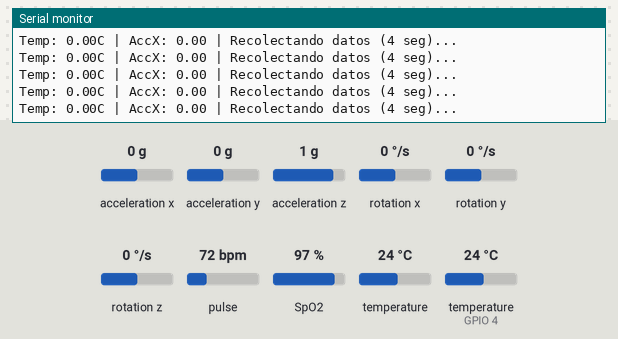
This sketch was run on a simulated ESP32. On the bench: the last lines printed to the serial monitor. The inputs (shaded band) are chosen by the test bench; at power-on: pulse 72 bpm, acceleration x 0 g, acceleration y 0 g, acceleration z 1 g, rotation x 0 °/s, rotation y 0 °/s, rotation z 0 °/s, SpO2 97 %, temperature 24 °C, temperature (sensor on GPIO 4) 24 °C.

Above: at 1.2 s.
1.3 s: pulse set to 99 bpm
At 4.21 s:
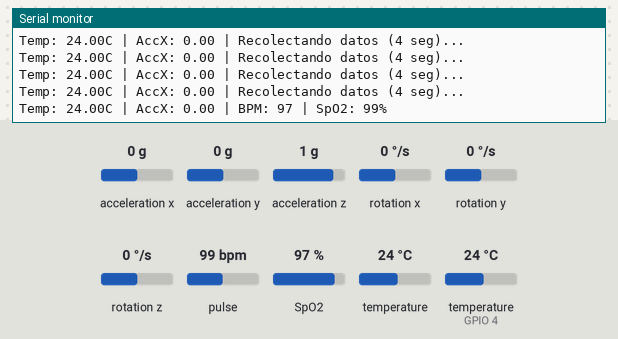
5.8 s: pulse set to 103 bpm
At 5.83 s:
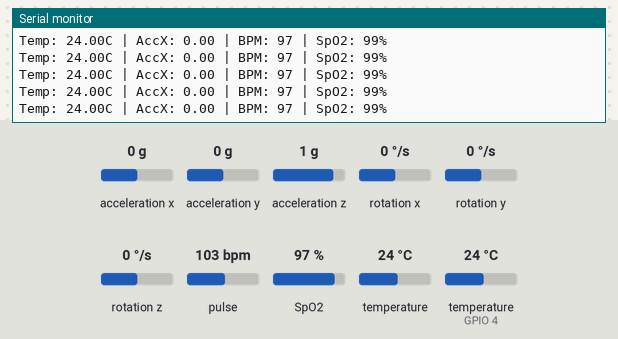

The sketch:

esp32_con_oximetria.ino
```cpp
#include <Wire.h>
#include <Adafruit_MPU6050.h>
#include <Adafruit_Sensor.h>
#include "MAX30105.h"
#include "spo2_algorithm.h" // Usaremos esta para oximetría y pulso
#include <OneWire.h>
#include <DallasTemperature.h>


//OBJETOS DE SENSORES
Adafruit_MPU6050 mpu;
MAX30105 particleSensor;


#define ONE_WIRE_BUS 4
OneWire oneWire(ONE_WIRE_BUS);
DallasTemperature tempSensor(&oneWire);


//VARIABLES GLOBALES DE BIOMETRÍA Y FILTROS
uint32_t irBuffer[100];
uint32_t redBuffer[100];
int bufferIndex = 0;


int32_t spo2 = 0;
int32_t heartRate = 0;
int promedioBPM = 0;


// Variables para el filtro del pulso
const int numLecturas = 5;
int lecturas[numLecturas];
int indiceLectura = 0;
int totalBPM = 0;
bool filtroIniciado = false;


//VARIABLES DE TIEMPO
unsigned long ultimoTiempoTemp = 0;
unsigned long ultimoTiempoPrint = 0;
float temperaturaActual = 0.0;


// Filtro de suavizado para el pulso
int filtrarBPM(int bpmCrudo) {
  if (bpmCrudo < 40 || bpmCrudo > 160) return promedioBPM;

  if (!filtroIniciado) {
    totalBPM = 0;
    indiceLectura = 0;
    for (int i = 0; i < numLecturas; i++) {
      lecturas[i] = bpmCrudo;
      totalBPM += bpmCrudo;
    }
    filtroIniciado = true;
  }

  totalBPM = totalBPM - lecturas[indiceLectura];
  lecturas[indiceLectura] = bpmCrudo;
  totalBPM = totalBPM + lecturas[indiceLectura];
  indiceLectura++;
  if (indiceLectura >= numLecturas) indiceLectura = 0;

  return totalBPM / numLecturas;
}


void setup() {
  Serial.begin(115200);
  Wire.begin();
  Serial.println("Iniciando sensores...");


  if (!mpu.begin()) {
    Serial.println("Error MPU6050");
    while (1) yield();
  }


  if (!particleSensor.begin(Wire, I2C_SPEED_FAST)) {
    Serial.println("Error MAX30102");
    while (1) yield();
  }

  // CONFIGURACIÓN FIFO (El sensor nos da 1 dato cada 40ms = 25Hz)
  // 100 muestras = 4 segundos de análisis
  byte ledBrightness = 60;
  byte sampleAverage = 4;
  byte ledMode = 2;
  int sampleRate = 100;
  int pulseWidth = 411;
  int adcRange = 4096;


  particleSensor.setup(ledBrightness, sampleAverage, ledMode, sampleRate, pulseWidth, adcRange);


  tempSensor.begin();
  tempSensor.setWaitForConversion(false);
  tempSensor.requestTemperatures();
  ultimoTiempoTemp = millis();


  Serial.println("Sistema listo. Pon tu dedo firmemente.");
}


void loop() {
  //LEER TEMPERATURA
  if (millis() - ultimoTiempoTemp >= 1000) {
    temperaturaActual = tempSensor.getTempCByIndex(0);
    tempSensor.requestTemperatures();
    ultimoTiempoTemp = millis();
  }


  //LEER MAX30102
  particleSensor.check();

  while (particleSensor.available()) {
    long irValue = particleSensor.getFIFOIR();
    long redValue = particleSensor.getFIFORed();
    particleSensor.nextSample();


    if (irValue < 50000) {
      // Dedo retirado: limpiar variables
      filtroIniciado = false;
      promedioBPM = 0;
      spo2 = 0;
      bufferIndex = 0;
    } else {
      // Guardar datos en el arreglo
      redBuffer[bufferIndex] = redValue;
      irBuffer[bufferIndex] = irValue;
      bufferIndex++;


      // Al llenar 100 muestras (4 segundos de historial), ejecutar la matemática
      if (bufferIndex == 100) {
        int32_t tempHR;
        int8_t validHR;
        int32_t tempSPO2;
        int8_t validSPO2;


        maxim_heart_rate_and_oxygen_saturation(irBuffer, 100, redBuffer, &tempHR, &validHR, &tempSPO2, &validSPO2);

        // Actualizar variables globales solo si el cálculo matemático fue exitoso
        if (validHR == 1) {
          promedioBPM = filtrarBPM(tempHR);
        }
        if (validSPO2 == 1 && tempSPO2 > 0 && tempSPO2 <= 100) {
          spo2 = tempSPO2;
        }


        for (byte i = 25; i < 100; i++) {
          redBuffer[i - 25] = redBuffer[i];
          irBuffer[i - 25] = irBuffer[i];
        }
        bufferIndex = 75;
      }
    }
  }


  // 3. IMPRIMIR DATOS Y LEER MPU6050
  if (millis() - ultimoTiempoPrint >= 200) {
    sensors_event_t a, g, temp_mpu;
    mpu.getEvent(&a, &g, &temp_mpu);

    Serial.print("Temp: ");
    Serial.print(temperaturaActual);
    Serial.print("C | AccX: ");
    Serial.print(a.acceleration.x);
    Serial.print(" | ");

    if (bufferIndex == 0) {
      Serial.println("-- (Esperando dedo)");
    } else if (bufferIndex < 100 && promedioBPM == 0) {
      // Mensaje mientras recolecta los primeros 4 segundos de datos
      Serial.println("Recolectando datos (4 seg)...");
    } else {
      Serial.print("BPM: ");
      Serial.print(promedioBPM);
      Serial.print(" | SpO2: ");

      if (spo2 > 0) {
        Serial.print(spo2);
        Serial.println("%");
      } else {
        Serial.println("Calculando...");
      }
    }

    ultimoTiempoPrint = millis();
  }
}
```

Measured:
- after the input at 1.3 s, the serial monitor: prints a new line after 2.8 s (image 1)
